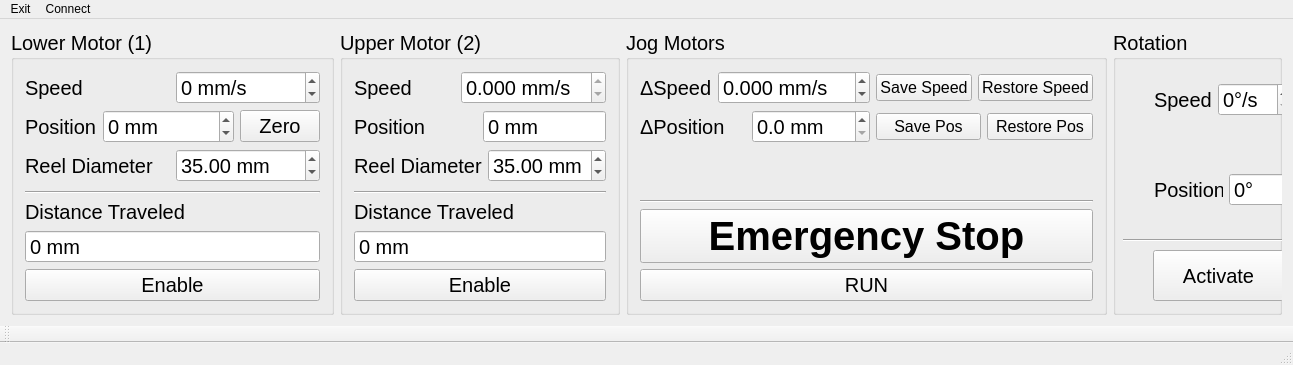
<?xml version="1.0" encoding="UTF-8"?>
<ui version="4.0">
 <class>MainWindow</class>
 <widget class="QMainWindow" name="MainWindow">
  <property name="geometry">
   <rect>
    <x>0</x>
    <y>0</y>
    <width>1293</width>
    <height>365</height>
   </rect>
  </property>
  <property name="windowTitle">
   <string>Monument</string>
  </property>
  <widget class="QWidget" name="centralWidget">
   <layout class="QHBoxLayout" name="horizontalLayout">
    <item>
     <widget class="QGroupBox" name="groupBox_2">
      <property name="font">
       <font>
        <pointsize>15</pointsize>
       </font>
      </property>
      <property name="title">
       <string>Lower Motor (1)</string>
      </property>
      <layout class="QVBoxLayout" name="verticalLayout">
       <item>
        <layout class="QHBoxLayout" name="horizontalLayout_2">
         <item>
          <widget class="QLabel" name="label_5">
           <property name="text">
            <string>Speed</string>
           </property>
          </widget>
         </item>
         <item>
          <widget class="QSpinBox" name="lower_speed_spin">
           <property name="keyboardTracking">
            <bool>false</bool>
           </property>
           <property name="suffix">
            <string> mm/s</string>
           </property>
           <property name="minimum">
            <number>-500</number>
           </property>
           <property name="maximum">
            <number>500</number>
           </property>
          </widget>
         </item>
        </layout>
       </item>
       <item>
        <layout class="QHBoxLayout" name="horizontalLayout_3">
         <item>
          <widget class="QLabel" name="label_6">
           <property name="text">
            <string>Position</string>
           </property>
          </widget>
         </item>
         <item>
          <widget class="QSpinBox" name="lower_pos_spin">
           <property name="keyboardTracking">
            <bool>false</bool>
           </property>
           <property name="suffix">
            <string> mm</string>
           </property>
           <property name="minimum">
            <number>-40000</number>
           </property>
           <property name="maximum">
            <number>40000</number>
           </property>
           <property name="displayIntegerBase">
            <number>10</number>
           </property>
          </widget>
         </item>
         <item>
          <widget class="QPushButton" name="Lower_Pos_Zero">
           <property name="text">
            <string>Zero</string>
           </property>
          </widget>
         </item>
        </layout>
       </item>
       <item>
        <layout class="QHBoxLayout" name="horizontalLayout_4">
         <item>
          <widget class="QLabel" name="label_7">
           <property name="text">
            <string>Reel Diameter</string>
           </property>
          </widget>
         </item>
         <item>
          <widget class="QDoubleSpinBox" name="lower_diameter_spin">
           <property name="keyboardTracking">
            <bool>false</bool>
           </property>
           <property name="suffix">
            <string> mm</string>
           </property>
           <property name="value">
            <double>35.000000000000000</double>
           </property>
          </widget>
         </item>
        </layout>
       </item>
       <item>
        <spacer name="verticalSpacer">
         <property name="orientation">
          <enum>Qt::Vertical</enum>
         </property>
         <property name="sizeHint" stdset="0">
          <size>
           <width>20</width>
           <height>20</height>
          </size>
         </property>
        </spacer>
       </item>
       <item>
        <widget class="Line" name="line">
         <property name="orientation">
          <enum>Qt::Horizontal</enum>
         </property>
        </widget>
       </item>
       <item>
        <widget class="QLabel" name="label_8">
         <property name="text">
          <string>Distance Traveled</string>
         </property>
        </widget>
       </item>
       <item>
        <widget class="QSpinBox" name="lower_distance">
         <property name="readOnly">
          <bool>true</bool>
         </property>
         <property name="buttonSymbols">
          <enum>QAbstractSpinBox::NoButtons</enum>
         </property>
         <property name="keyboardTracking">
          <bool>false</bool>
         </property>
         <property name="suffix">
          <string> mm</string>
         </property>
         <property name="minimum">
          <number>-60000</number>
         </property>
         <property name="maximum">
          <number>60000</number>
         </property>
        </widget>
       </item>
       <item>
        <widget class="QPushButton" name="lower_enable">
         <property name="text">
          <string>Enable</string>
         </property>
         <property name="checkable">
          <bool>true</bool>
         </property>
        </widget>
       </item>
      </layout>
     </widget>
    </item>
    <item>
     <widget class="QGroupBox" name="groupBox">
      <property name="font">
       <font>
        <pointsize>15</pointsize>
       </font>
      </property>
      <property name="title">
       <string>Upper Motor (2)</string>
      </property>
      <layout class="QVBoxLayout" name="verticalLayout_2">
       <item>
        <layout class="QHBoxLayout" name="horizontalLayout_5">
         <item>
          <widget class="QLabel" name="label">
           <property name="text">
            <string>Speed</string>
           </property>
          </widget>
         </item>
         <item>
          <widget class="QDoubleSpinBox" name="upper_speed_spin">
           <property name="cursor">
            <cursorShape>ArrowCursor</cursorShape>
           </property>
           <property name="readOnly">
            <bool>true</bool>
           </property>
           <property name="keyboardTracking">
            <bool>false</bool>
           </property>
           <property name="suffix">
            <string> mm/s</string>
           </property>
           <property name="decimals">
            <number>3</number>
           </property>
          </widget>
         </item>
        </layout>
       </item>
       <item>
        <layout class="QHBoxLayout" name="horizontalLayout_6">
         <item>
          <widget class="QLabel" name="label_2">
           <property name="text">
            <string>Position</string>
           </property>
          </widget>
         </item>
         <item>
          <widget class="QSpinBox" name="upper_pos_spin">
           <property name="enabled">
            <bool>true</bool>
           </property>
           <property name="readOnly">
            <bool>true</bool>
           </property>
           <property name="buttonSymbols">
            <enum>QAbstractSpinBox::NoButtons</enum>
           </property>
           <property name="keyboardTracking">
            <bool>false</bool>
           </property>
           <property name="suffix">
            <string> mm</string>
           </property>
           <property name="minimum">
            <number>-40000</number>
           </property>
           <property name="maximum">
            <number>40000</number>
           </property>
          </widget>
         </item>
        </layout>
       </item>
       <item>
        <layout class="QHBoxLayout" name="horizontalLayout_7">
         <item>
          <widget class="QLabel" name="label_3">
           <property name="text">
            <string>Reel Diameter</string>
           </property>
          </widget>
         </item>
         <item>
          <widget class="QDoubleSpinBox" name="upper_diameter_spin">
           <property name="keyboardTracking">
            <bool>false</bool>
           </property>
           <property name="suffix">
            <string> mm</string>
           </property>
           <property name="value">
            <double>35.000000000000000</double>
           </property>
          </widget>
         </item>
        </layout>
       </item>
       <item>
        <spacer name="verticalSpacer_2">
         <property name="orientation">
          <enum>Qt::Vertical</enum>
         </property>
         <property name="sizeHint" stdset="0">
          <size>
           <width>20</width>
           <height>20</height>
          </size>
         </property>
        </spacer>
       </item>
       <item>
        <widget class="Line" name="line_2">
         <property name="orientation">
          <enum>Qt::Horizontal</enum>
         </property>
        </widget>
       </item>
       <item>
        <widget class="QLabel" name="label_4">
         <property name="text">
          <string>Distance Traveled</string>
         </property>
        </widget>
       </item>
       <item>
        <widget class="QSpinBox" name="upper_distance">
         <property name="readOnly">
          <bool>true</bool>
         </property>
         <property name="buttonSymbols">
          <enum>QAbstractSpinBox::NoButtons</enum>
         </property>
         <property name="keyboardTracking">
          <bool>false</bool>
         </property>
         <property name="suffix">
          <string> mm</string>
         </property>
         <property name="minimum">
          <number>-60000</number>
         </property>
         <property name="maximum">
          <number>60000</number>
         </property>
         <property name="value">
          <number>0</number>
         </property>
        </widget>
       </item>
       <item>
        <widget class="QPushButton" name="upper_enable">
         <property name="text">
          <string>Enable</string>
         </property>
         <property name="checkable">
          <bool>true</bool>
         </property>
        </widget>
       </item>
      </layout>
     </widget>
    </item>
    <item>
     <widget class="QGroupBox" name="groupBox_3">
      <property name="font">
       <font>
        <pointsize>15</pointsize>
       </font>
      </property>
      <property name="title">
       <string>Jog Motors</string>
      </property>
      <layout class="QVBoxLayout" name="verticalLayout_3">
       <item>
        <layout class="QHBoxLayout" name="horizontalLayout_8">
         <item>
          <widget class="QLabel" name="label_9">
           <property name="text">
            <string>ΔSpeed</string>
           </property>
          </widget>
         </item>
         <item>
          <widget class="QDoubleSpinBox" name="jog_speed_spin">
           <property name="suffix">
            <string> mm/s</string>
           </property>
           <property name="decimals">
            <number>3</number>
           </property>
           <property name="minimum">
            <double>-90.000000000000000</double>
           </property>
           <property name="singleStep">
            <double>0.010000000000000</double>
           </property>
          </widget>
         </item>
         <item>
          <widget class="QPushButton" name="jog_speed_save">
           <property name="font">
            <font>
             <pointsize>12</pointsize>
            </font>
           </property>
           <property name="text">
            <string>Save Speed</string>
           </property>
          </widget>
         </item>
         <item>
          <widget class="QPushButton" name="jog_speed_restore">
           <property name="font">
            <font>
             <pointsize>12</pointsize>
            </font>
           </property>
           <property name="text">
            <string>Restore Speed</string>
           </property>
          </widget>
         </item>
        </layout>
       </item>
       <item>
        <layout class="QHBoxLayout" name="horizontalLayout_9">
         <item>
          <widget class="QLabel" name="label_10">
           <property name="text">
            <string>ΔPosition</string>
           </property>
          </widget>
         </item>
         <item>
          <widget class="QDoubleSpinBox" name="jog_pos_spin">
           <property name="suffix">
            <string> mm</string>
           </property>
           <property name="decimals">
            <number>1</number>
           </property>
          </widget>
         </item>
         <item>
          <widget class="QPushButton" name="jog_pos_save">
           <property name="font">
            <font>
             <pointsize>12</pointsize>
            </font>
           </property>
           <property name="text">
            <string>Save Pos</string>
           </property>
          </widget>
         </item>
         <item>
          <widget class="QPushButton" name="jog_pos_restore">
           <property name="font">
            <font>
             <pointsize>12</pointsize>
            </font>
           </property>
           <property name="text">
            <string>Restore Pos</string>
           </property>
          </widget>
         </item>
        </layout>
       </item>
       <item>
        <spacer name="verticalSpacer_3">
         <property name="orientation">
          <enum>Qt::Vertical</enum>
         </property>
         <property name="sizeHint" stdset="0">
          <size>
           <width>20</width>
           <height>20</height>
          </size>
         </property>
        </spacer>
       </item>
       <item>
        <widget class="Line" name="line_3">
         <property name="orientation">
          <enum>Qt::Horizontal</enum>
         </property>
        </widget>
       </item>
       <item>
        <widget class="QPushButton" name="EMERGENCY_STOP">
         <property name="palette">
          <palette>
           <active>
            <colorrole role="Text">
             <brush brushstyle="SolidPattern">
              <color alpha="255">
               <red>255</red>
               <green>0</green>
               <blue>0</blue>
              </color>
             </brush>
            </colorrole>
           </active>
           <inactive>
            <colorrole role="Text">
             <brush brushstyle="SolidPattern">
              <color alpha="255">
               <red>255</red>
               <green>0</green>
               <blue>0</blue>
              </color>
             </brush>
            </colorrole>
           </inactive>
           <disabled>
            <colorrole role="Text">
             <brush brushstyle="SolidPattern">
              <color alpha="255">
               <red>120</red>
               <green>120</green>
               <blue>120</blue>
              </color>
             </brush>
            </colorrole>
           </disabled>
          </palette>
         </property>
         <property name="font">
          <font>
           <pointsize>30</pointsize>
           <weight>75</weight>
           <bold>true</bold>
          </font>
         </property>
         <property name="text">
          <string>Emergency Stop</string>
         </property>
         <property name="shortcut">
          <string>Space</string>
         </property>
        </widget>
       </item>
       <item>
        <widget class="QPushButton" name="RUN">
         <property name="text">
          <string>RUN</string>
         </property>
        </widget>
       </item>
      </layout>
     </widget>
    </item>
    <item>
     <widget class="QGroupBox" name="groupBox_4">
      <property name="font">
       <font>
        <pointsize>15</pointsize>
       </font>
      </property>
      <property name="title">
       <string>Rotation</string>
      </property>
      <widget class="QWidget" name="horizontalLayoutWidget">
       <property name="geometry">
        <rect>
         <x>30</x>
         <y>30</y>
         <width>160</width>
         <height>80</height>
        </rect>
       </property>
       <layout class="QHBoxLayout" name="horizontalLayout_11">
        <item>
         <widget class="QLabel" name="label_11">
          <property name="text">
           <string>Speed</string>
          </property>
         </widget>
        </item>
        <item>
         <widget class="QSpinBox" name="Rotation_speed_spin">
          <property name="suffix">
           <string>°/s</string>
          </property>
          <property name="maximum">
           <number>360</number>
          </property>
          <property name="singleStep">
           <number>0</number>
          </property>
         </widget>
        </item>
       </layout>
      </widget>
      <widget class="QWidget" name="horizontalLayoutWidget_2">
       <property name="geometry">
        <rect>
         <x>30</x>
         <y>120</y>
         <width>166</width>
         <height>80</height>
        </rect>
       </property>
       <layout class="QHBoxLayout" name="horizontalLayout_12">
        <item>
         <widget class="QLabel" name="label_12">
          <property name="text">
           <string>Position</string>
          </property>
         </widget>
        </item>
        <item>
         <widget class="QSpinBox" name="Rotation_pos_spin">
          <property name="suffix">
           <string>°</string>
          </property>
          <property name="minimum">
           <number>-3600</number>
          </property>
          <property name="maximum">
           <number>3600</number>
          </property>
         </widget>
        </item>
       </layout>
      </widget>
      <widget class="QPushButton" name="pushButton">
       <property name="geometry">
        <rect>
         <x>40</x>
         <y>220</y>
         <width>131</width>
         <height>51</height>
        </rect>
       </property>
       <property name="text">
        <string>Activate</string>
       </property>
       <property name="checkable">
        <bool>true</bool>
       </property>
      </widget>
      <widget class="Line" name="line_4">
       <property name="geometry">
        <rect>
         <x>10</x>
         <y>200</y>
         <width>191</width>
         <height>20</height>
        </rect>
       </property>
       <property name="orientation">
        <enum>Qt::Horizontal</enum>
       </property>
      </widget>
     </widget>
    </item>
   </layout>
  </widget>
  <widget class="QMenuBar" name="menuBar">
   <property name="geometry">
    <rect>
     <x>0</x>
     <y>0</y>
     <width>1293</width>
     <height>21</height>
    </rect>
   </property>
   <widget class="QMenu" name="menuExit">
    <property name="title">
     <string>Exit</string>
    </property>
    <addaction name="action_Exit"/>
   </widget>
   <widget class="QMenu" name="menuConnect">
    <property name="title">
     <string>Connect</string>
    </property>
    <addaction name="actionComms_Settings"/>
    <addaction name="actionConnect_to_motors"/>
    <addaction name="separator"/>
    <addaction name="actionRotation_Comms_Settings"/>
    <addaction name="actionConnect_to_Rotation_Stage"/>
   </widget>
   <addaction name="menuExit"/>
   <addaction name="menuConnect"/>
  </widget>
  <widget class="QToolBar" name="mainToolBar">
   <attribute name="toolBarArea">
    <enum>BottomToolBarArea</enum>
   </attribute>
   <attribute name="toolBarBreak">
    <bool>false</bool>
   </attribute>
  </widget>
  <widget class="QStatusBar" name="statusBar">
   <property name="enabled">
    <bool>true</bool>
   </property>
  </widget>
  <action name="actionConnect_to_motors">
   <property name="text">
    <string>Connect to Wire Motors</string>
   </property>
  </action>
  <action name="action_Exit">
   <property name="text">
    <string>&amp;Exit</string>
   </property>
  </action>
  <action name="actionComms_Settings">
   <property name="text">
    <string>Wire Comms Settings</string>
   </property>
  </action>
  <action name="actionRotation_Comms_Settings">
   <property name="text">
    <string>Rotation Comms Settings</string>
   </property>
  </action>
  <action name="actionConnect_to_Rotation_Stage">
   <property name="text">
    <string>Connect to Rotation stage</string>
   </property>
  </action>
 </widget>
 <layoutdefault spacing="6" margin="11"/>
 <resources/>
 <connections/>
</ui>
